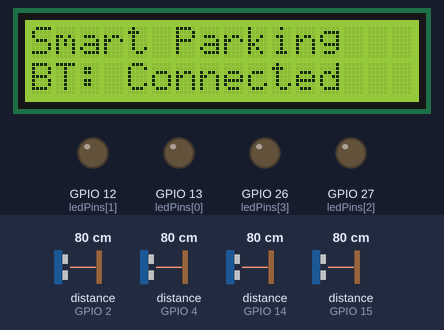
Simulated run of this sketch. Board: ESP32. Parts: 16×2 character LCD, output pins drawn as LEDs (lit = HIGH). Wiring (inferred from the names in the program): 4 × ultrasonic range finder: trigger GPIO 5, echo GPIO 4 / trigger GPIO 18, echo GPIO 15 / trigger GPIO 19, echo GPIO 2 / trigger GPIO 23, echo GPIO 14. Inputs (shaded band) come from the test bench; at power-on: distance to the obstacle (sensors on GPIO 2, GPIO 4, GPIO 14, GPIO 15) 80 cm. The echo pulse lasts 58.3 µs per cm; nothing arrives over Bluetooth unless stated; pins used as bus, display or sensor lines are not drawn; what the sketch prints to the serial monitor is not drawn.

Above: at 1.1 s.
At 4.2 s:
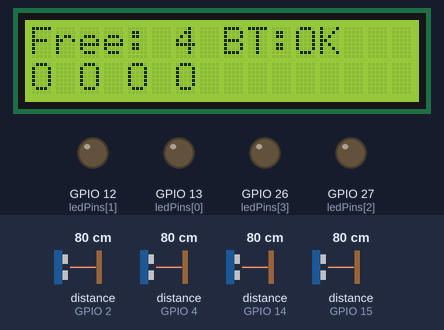
4.3 s: distance to the obstacle (sensor on GPIO 2) set to 19 cm
5.8 s: distance to the obstacle (sensor on GPIO 2) set to 14 cm
At 8.0 s:
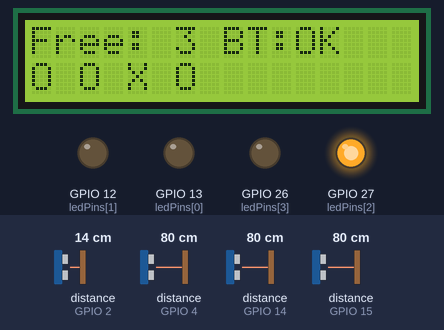
8.3 s: distance to the obstacle (sensor on GPIO 4) set to 19 cm
10.3 s: distance to the obstacle (sensor on GPIO 4) set to 15 cm
At 12.5 s:
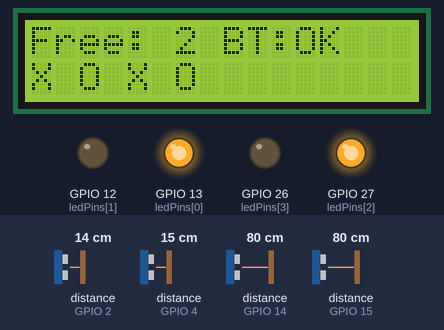
13.1 s: distance to the obstacle (sensor on GPIO 14) set to 19 cm
15.2 s: distance to the obstacle (sensor on GPIO 14) set to 15 cm
At 17.8 s:
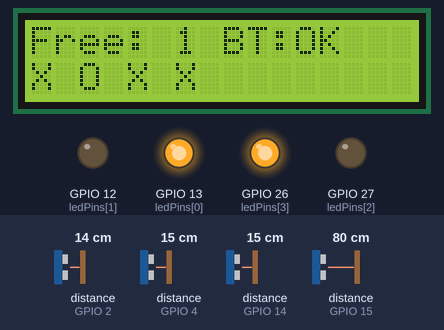
Timing chart, 0 to 28.1 s (numbered marks = the images above; inputs shaded):
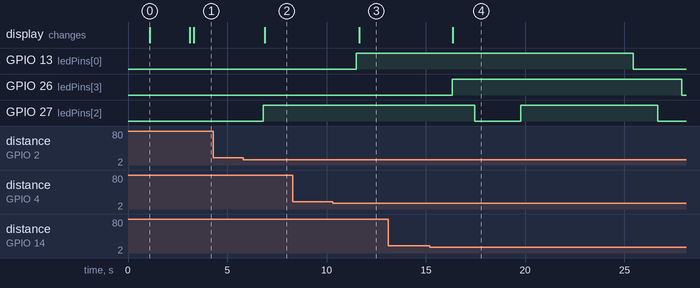

Measured:
- the behaviour switches between 17 and 16 cm on distance to the obstacle (sensor on GPIO 2) (found by bisection; images 1 and 2)
- the behaviour switches between 17 and 16 cm on distance to the obstacle (sensor on GPIO 4) (found by bisection; images 2 and 3)
- the behaviour switches between 17 and 16 cm on distance to the obstacle (sensor on GPIO 14) (found by bisection; images 3 and 4)
- after the input at 4.3 s, every drawn part: stays the same
- after the input at 5.8 s, GPIO 27 (ledPins[2]): LOW → HIGH after 1.0 s; the display: changes after 1.1 s (image 2)
- after the input at 8.3 s, every drawn part: stays the same
- after the input at 10.3 s, GPIO 13 (ledPins[0]): LOW → HIGH after 1.2 s; the display: changes after 1.3 s (image 3)
- after the input at 13.1 s, every drawn part: stays the same
- after the input at 15.2 s, GPIO 26 (ledPins[3]): LOW → HIGH after 1.1 s, → LOW 11.6 s later; the display: changes after 1.2 s (image 4)
- what the display in image 0 shows lasts 2.0 s, from 1.1 s to 3.1 s

The sketch:

ParkingLot_Code.ino
```cpp
//* Final parking slots board with ultrasonic sensors and bluetooth slot info sender */

#include <Wire.h>
#include <LiquidCrystal_I2C.h>
#include <BluetoothSerial.h>

BluetoothSerial SerialBT;

#define NUM_SLOTS 4
const int trigPins[NUM_SLOTS] = {5, 18, 19, 23};
const int echoPins[NUM_SLOTS] = {4, 15, 2, 14};
const int ledPins[NUM_SLOTS]  = {13, 12, 27, 26};
LiquidCrystal_I2C lcd(0x27, 16, 2);

const long OCCUPIED_THRESHOLD_CM = 15;
const int SAMPLE_COUNT = 3;
const unsigned long LOOP_DELAY = 1000;
const unsigned long PARKING_LIMIT_MS = 10000;

struct SlotConfig {
  int id;
  float x;
  float y;
  String side;
};

SlotConfig slotConfigs[NUM_SLOTS] = {
  {1, 5.5, 6.0, "right"},
  {2, 5.5, 12.0, "right"},
  {3, 5.5, 6.0, "left"},
  {4, 5.5, 12.0, "left"}
};

// Track if overtime message has been printed
bool overtimeNotified[NUM_SLOTS] = {false, false, false, false};

long getDistance(int trig, int echo) {
  long total = 0;
  for (int i = 0; i < SAMPLE_COUNT; i++) {
    digitalWrite(trig, LOW);
    delayMicroseconds(2);
    digitalWrite(trig, HIGH);
    delayMicroseconds(10);
    digitalWrite(trig, LOW);
    long dur = pulseIn(echo, HIGH, 30000);
    long dist = (dur == 0) ? 999 : (dur * 0.034 / 2.0);
    total += dist;
    delay(10);
  }
  return total / SAMPLE_COUNT;
}

void sendSlotData(bool occupied[]) {
  if (!SerialBT.hasClient()) {
    Serial.println(" No Bluetooth client connected");
    return;
  }

  String message = "SLOT_DATA:";

  for (int i = 0; i < NUM_SLOTS; i++) {
    bool isFree = !occupied[i];

    message += String(slotConfigs[i].id) + ",";
    message += String(slotConfigs[i].x, 1) + ",";
    message += String(slotConfigs[i].y, 1) + ",";
    message += slotConfigs[i].side + ",";
    message += (isFree ? "1" : "0");

    if (i < NUM_SLOTS - 1) message += ";";
  }

  SerialBT.println(message);

  Serial.print(" Sent via BT: ");
  Serial.println(message);
}

void setup() {
  Serial.begin(115200);
  delay(1000);

  if (!SerialBT.begin("ParkingDetector", true)) {
    Serial.println(" Bluetooth initialization failed!");
    return;
  }

  bool connected = SerialBT.connect("ParkingCar");

  lcd.init();
  lcd.backlight();
  lcd.clear();
  lcd.setCursor(0, 0);
  lcd.print("Smart Parking");
  lcd.setCursor(0, 1);
  lcd.print(connected ? "BT: Connected" : "BT: Searching");
  delay(2000);
  lcd.clear();

  for (int i = 0; i < NUM_SLOTS; i++) {
    pinMode(trigPins[i], OUTPUT);
    pinMode(echoPins[i], INPUT);
    pinMode(ledPins[i], OUTPUT);
  }
}

void loop() {

  static bool wasConnected = false;
  bool isConnected = SerialBT.hasClient();

  int freeSlots = 0;
  bool occupied[NUM_SLOTS];
  static unsigned long slotOccupiedTime[NUM_SLOTS] = {0};

  for (int i = 0; i < NUM_SLOTS; i++) {

    long dist = getDistance(trigPins[i], echoPins[i]);

    if (dist <= OCCUPIED_THRESHOLD_CM) {

      occupied[i] = true;

      if (slotOccupiedTime[i] == 0) {
        slotOccupiedTime[i] = millis();
      }

      unsigned long parkedTime = millis() - slotOccupiedTime[i];

      if (parkedTime <= PARKING_LIMIT_MS) {
        digitalWrite(ledPins[i], HIGH);

        // Reset overtime notice when car leaves or is still within time
        overtimeNotified[i] = false;

      } else {
        // LED blinking (overtime)
        digitalWrite(ledPins[i], (millis() / 300) % 2);

        //Print ticket message ONCE
        if (!overtimeNotified[i]) {
          Serial.print(" Ticket issued! Car in Slot ");
          Serial.print(i + 1);
          Serial.println(" exceeded allowed parking time.  Challan: $10");
          overtimeNotified[i] = true;
        }
      }

    } else {
      occupied[i] = false;
      freeSlots++;
      slotOccupiedTime[i] = 0;
      overtimeNotified[i] = false;
      digitalWrite(ledPins[i], LOW);
    }
  }

  bool anyOvertime = false;
  for (int i = 0; i < NUM_SLOTS; i++) {
    if (slotOccupiedTime[i] != 0 &&
        millis() - slotOccupiedTime[i] > PARKING_LIMIT_MS) {
      anyOvertime = true;
      break;
    }
  }

  if (!anyOvertime) {
    lcd.setCursor(0, 0);
    lcd.print("Free: ");
    lcd.print(freeSlots);
    lcd.print(" BT:");
    lcd.print(isConnected ? "OK " : "XX ");

    lcd.setCursor(0, 1);
    for (int i = 0; i < NUM_SLOTS; i++) {
      lcd.print(occupied[i] ? "X" : "O");
      lcd.print(" ");
    }
  }

  sendSlotData(occupied);

  delay(LOOP_DELAY);
}
```
